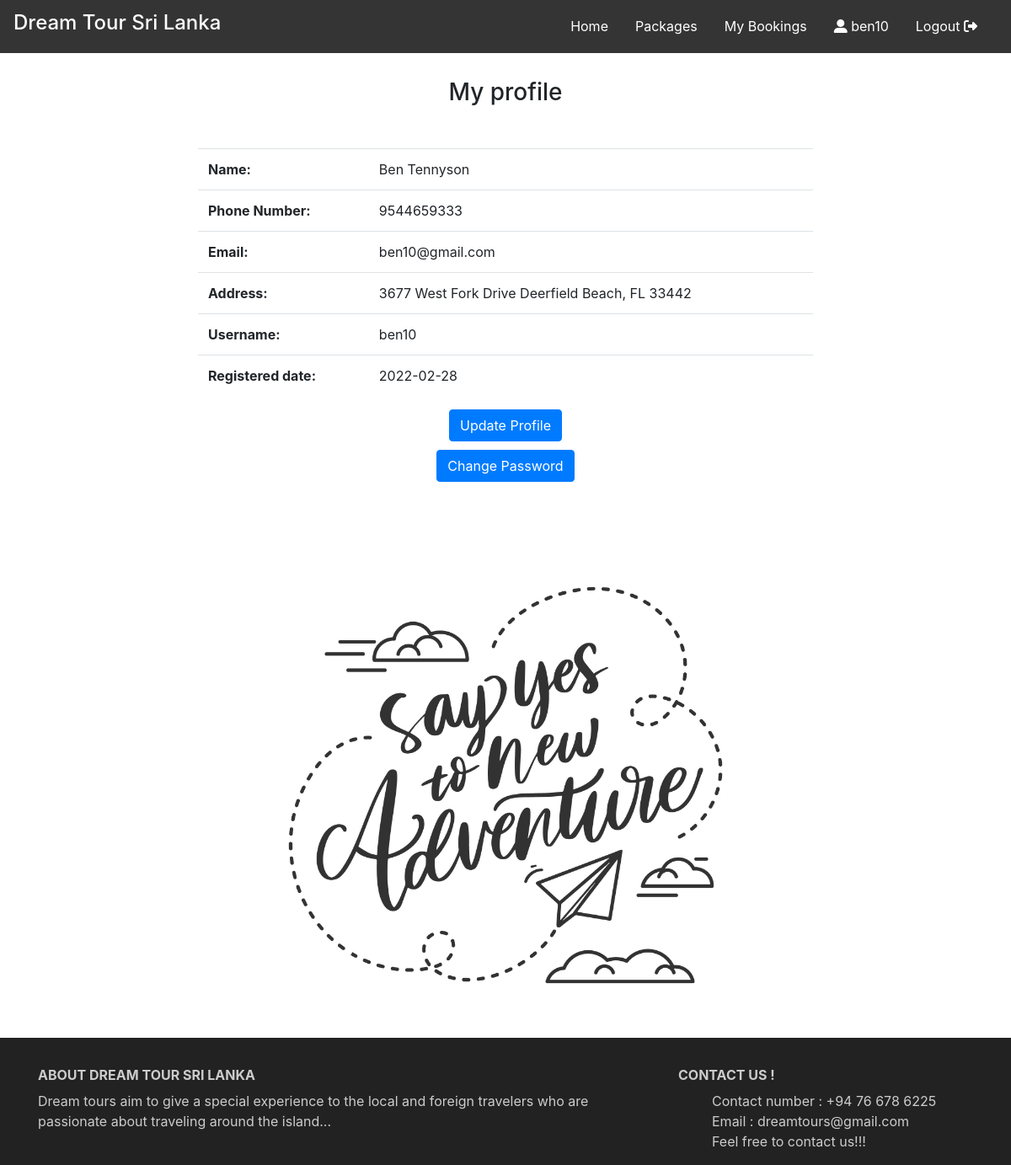
The page /myprofile.php (signed in) on the database its author committed.
### tables this page shows
CREATE TABLE `users` (
  `UID` int(11) NOT NULL,
  `Name` varchar(100) NOT NULL,
  `No` varchar(15) NOT NULL,
  `Email` varchar(50) NOT NULL,
  `Username` varchar(50) NOT NULL,
  `Password` varchar(32) NOT NULL,
  `Day` date NOT NULL,
  `Address` varchar(100) NOT NULL
);

### myprofile.php (the view, shortened to what this page needs)
<?php
include("config.php");
session_start(); ?>
<!DOCTYPE html>
<html lang="en">
<head>
    <link rel="stylesheet" href="https://stackpath.bootstrapcdn.com/bootstrap/4.3.1/css/bootstrap.min.css"
>
    <link rel="stylesheet" type="text/css" href="css/styles.css">
</head>
<body>
<?php include 'nav&footer/nav.php' ?>
<div class="main-container ">
    <form method="post" style="margin-top: 30px">
        <div class="container">
            <div class="row justify-content-md-center ">
                <div class="col-md-8 ">
                    <h3 style="text-align: center;">My profile</h3>
                    <?php
                    try {
                        $uname = $_SESSION["u_uid"];
                        $conn = new PDO($db, $un, $password);
                        $conn->setAttribute(PDO::ATTR_ERRMODE, PDO::ERRMODE_EXCEPTION);
                        $query = "SELECT  `Name`, `No`, `Email`, `Username`,`Day`, `Address`,`UID` FROM `users` WHERE `UID`=$uname";
                        $result = $conn->query($query);
                        echo '<table class="table" style="margin-top: 50px">';
                        foreach ($result as $row) {
                            echo '<tbody>';
                            echo '<tr>';
                            echo '<td><b>Name:</b></td>';
                            echo '<td>' . $row[0] . '</td>';
                            echo '</tr>';
                            echo '<tr>';
                            echo '<td><b>Phone Number:</b></td>';
                            echo '<td>' . $row[1] . '</td>';
                            echo '</tr>';
                            echo '<tr>';
                            echo '<td><b>Email:</b></td>';
                            echo '<td>' . $row[2] . '</td>';
                            echo '</tr>';
                            echo '<tr>';
                            echo '<td><b>Address: </b></td>';
                            echo '<td>' . $row[5] . '</td>';
                            echo '</tr>';
                            echo '<tr>';
                            echo '<td><b>Username:</b></td>';
                            echo '<td>' . $row[3] . '</td>';
                            echo '</tr>';
                            echo '<tr>';
                            echo '<td><b>Registered date:</b></td>';
                            echo '<td>' . $row[4] . '</td>';
                            echo '</tr>';
                            echo ' </tbody>';
                        }
                        echo '</table>';
                        echo '<form method="post">';
                        echo '<button class="btn btn-primary form-btn"  name="btnEdit" type="submit"  value="' . $row[6] . '">Update Profile  </button>';
                        echo '<button class="btn btn-primary form-btn"  name="btnChng" type="submit"  value="' . $row[6] . '">Change Password  </button>';
                        echo '</form>';
                    } catch (PDOException $th) {
                        echo $th->getMessage();
                    }
                    ?>
                </div>
            </div>
        </div>
    </form>
</div>
<img src="images/bg.jpg" class="img-bg">
<?php include 'nav&footer/footer.php' ?>
</body>
</html>

### css/styles.css (style rules this page uses)
.main-container { padding: 0px 10px 50px 10px; }
.img-bg { height: 50%; width: 50%; display: block; margin-left: auto; margin-right: auto; }
.form-btn { display: block; margin-left: auto; margin-right: auto; width: fit-content; margin-top: 10px; margin-bottom: 10px; }

### rows shown on the page
users: Name "Ben Tennyson", No "9544659333", Email "ben10@gmail.com", Address "3677 West Fork Drive Deerfield Beach, FL 33442", Username "ben10", Day "2022-02-28"

### other values the page prints
$_SESSION["u_un"] "ben10"
